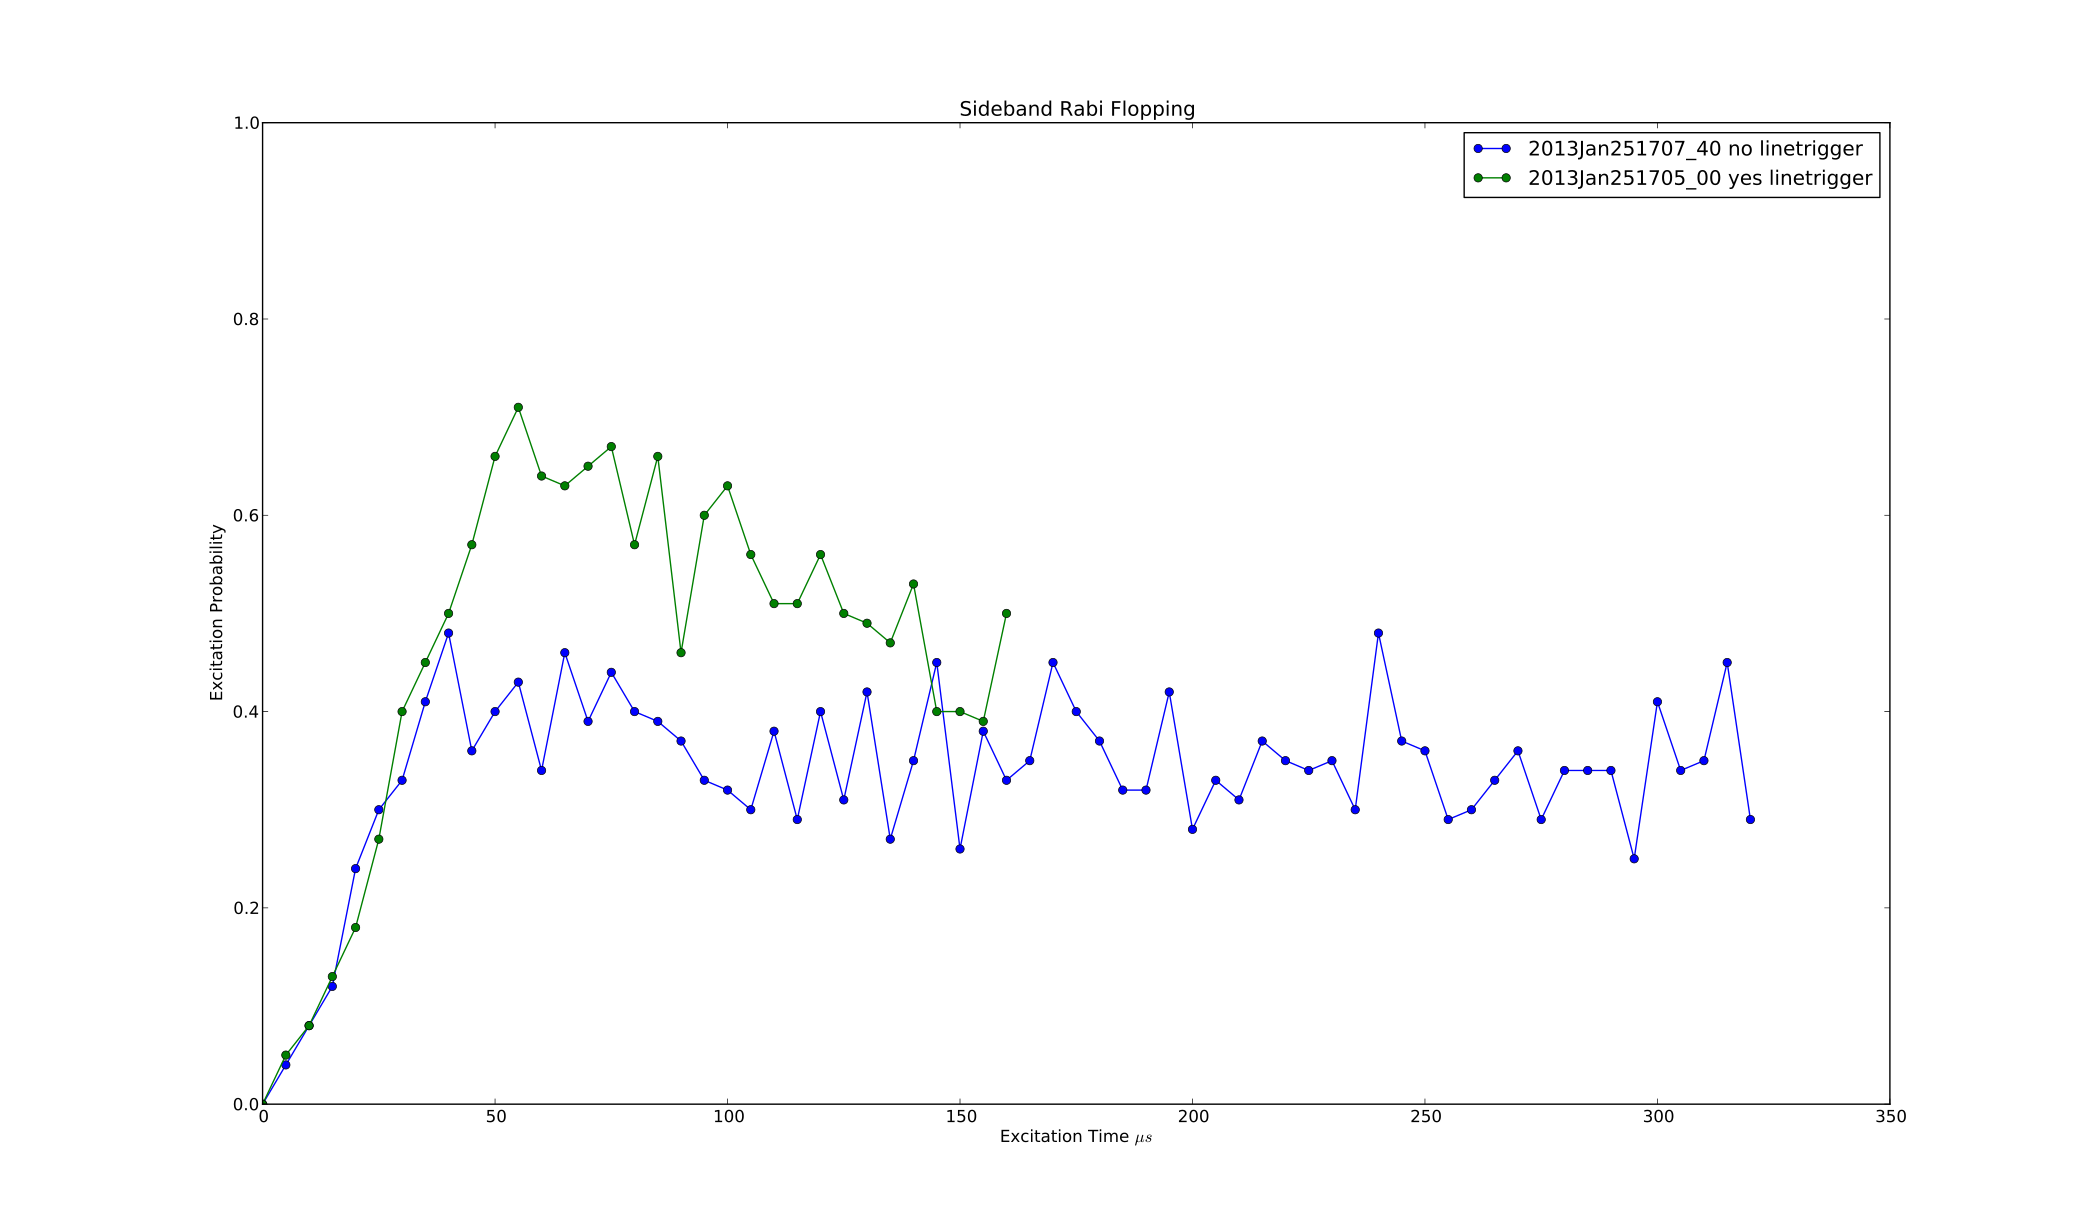

Python code for this plot:
import labrad
import numpy
import matplotlib
matplotlib.use('Qt4Agg')
from matplotlib import pyplot
#get access to servers
cxn = labrad.connect()
dv = cxn.data_vault
figure = pyplot.figure()
pyplot.title("Sideband Rabi Flopping")

dv.cd(['', 'Experiments', '729Experiments', 'RabiFlopping', '2013Jan25', '1707_40'])
dv.open(1)
data = dv.get().asarray
x = data[:,0] * 10**6 #now in microseconds
pyplot.plot(x, data[:,1],'o-', label = '2013Jan251707_40 no linetrigger')

dv.cd(['', 'Experiments', '729Experiments', 'RabiFlopping', '2013Jan25', '1705_00'])
dv.open(1)
data = dv.get().asarray
x = data[:,0] * 10**6 #now in microseconds
pyplot.plot(x, data[:,1],'o-', label = '2013Jan251705_00 yes linetrigger')

#figure.suptitle('QuickMeasurements, Power Monitoring 3')
#pyplot.xlabel('Time (sec)')
#pyplot.ylabel('Voltages, mV')
pyplot.ylabel('Excitation Probability')
pyplot.xlabel(r'Excitation Time $\mu s$')
pyplot.ylim([0,1])
pyplot.legend()
pyplot.show()
